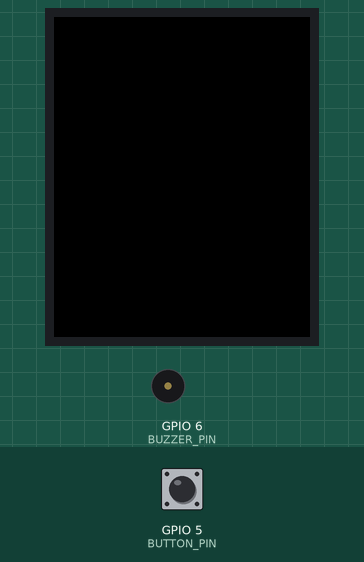
Simulated run of this sketch. Board: Seeed XIAO ESP32-S3. Shown: 160×128 colour display, buzzer (waves = sounding). The test bench sets the inputs (shaded band); at power-on: GPIO 5 (BUTTON_PIN) HIGH. Storage starts empty; the camera gives no picture.

Above: at 1.7 s.
1.8 s: GPIO 5 (BUTTON_PIN) pulled LOW for 0.15 s
At 3.0 s:
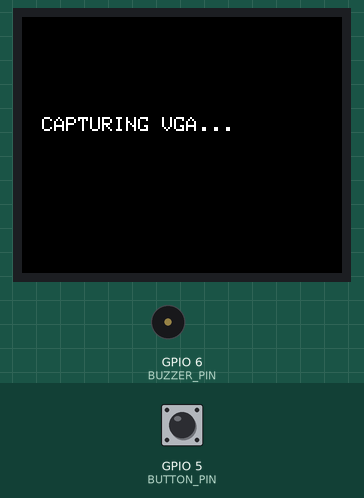
4.9 s: GPIO 5 (BUTTON_PIN) pulled LOW for 1 s
At 7.9 s:
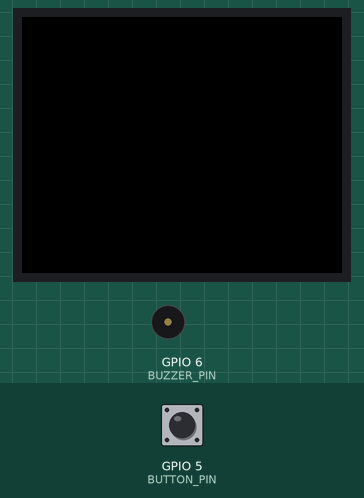
Timing chart, 0 to 9.4 s (numbered marks = the images above; inputs shaded):
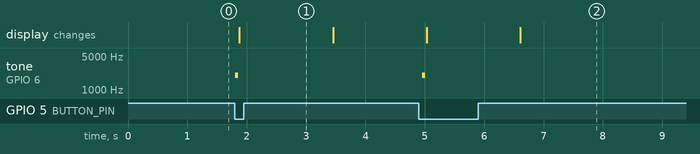

The sketch:

CamCode.ino
```cpp
#include "esp_camera.h"
#include <FS.h>
#include <SD.h>
#include <SPI.h>
#include <Adafruit_GFX.h>
#include <Adafruit_ST7735.h>

// --- Pins ---
#define TFT_CS         D3
#define TFT_RST        D0
#define TFT_DC         D1
#define SD_CS          21
#define BUTTON_PIN     D4
#define BUZZER_PIN     D5

// --- Camera Pins (XIAO ESP32-S3 Sense) ---
#define PWDN_GPIO_NUM     -1
#define RESET_GPIO_NUM    -1
#define XCLK_GPIO_NUM     10
#define SIOD_GPIO_NUM     40
#define SIOC_GPIO_NUM     39
#define Y9_GPIO_NUM       48
#define Y8_GPIO_NUM       11
#define Y7_GPIO_NUM       12
#define Y6_GPIO_NUM       14
#define Y5_GPIO_NUM       16
#define Y4_GPIO_NUM       18
#define Y3_GPIO_NUM       17
#define Y2_GPIO_NUM       15
#define VSYNC_GPIO_NUM    38
#define HREF_GPIO_NUM     47
#define PCLK_GPIO_NUM     13

Adafruit_ST7735 tft = Adafruit_ST7735(TFT_CS, TFT_DC, TFT_RST);

// --- Sound Helpers ---
void playShutterSound() {
  tone(BUZZER_PIN, 2000, 50);
  delay(50);
  noTone(BUZZER_PIN);
}

void playSuccessSound() {
  tone(BUZZER_PIN, 1500, 100);
  delay(120);
  tone(BUZZER_PIN, 2200, 150);
}

// --- Camera Manager ---
// This function handles the "Hard Reset" required to change buffer sizes
bool startCamera(pixformat_t format, framesize_t size, int fb_count) {
  esp_camera_deinit(); // Kill the current driver instance
  delay(50);

  camera_config_t config;
  config.ledc_channel = LEDC_CHANNEL_0;
  config.ledc_timer = LEDC_TIMER_0;
  config.pin_d0 = Y2_GPIO_NUM;
  config.pin_d1 = Y3_GPIO_NUM;
  config.pin_d2 = Y4_GPIO_NUM;
  config.pin_d3 = Y5_GPIO_NUM;
  config.pin_d4 = Y6_GPIO_NUM;
  config.pin_d5 = Y7_GPIO_NUM;
  config.pin_d6 = Y8_GPIO_NUM;
  config.pin_d7 = Y9_GPIO_NUM;
  config.pin_xclk = XCLK_GPIO_NUM;
  config.pin_pclk = PCLK_GPIO_NUM;
  config.pin_vsync = VSYNC_GPIO_NUM;
  config.pin_href = HREF_GPIO_NUM;
  config.pin_sccb_sda = SIOD_GPIO_NUM;
  config.pin_sccb_scl = SIOC_GPIO_NUM;
  config.pin_pwdn = PWDN_GPIO_NUM;
  config.pin_reset = RESET_GPIO_NUM;
  config.xclk_freq_hz = 10000000; // 10MHz for stability
  config.pixel_format = format;
  config.frame_size = size;
  config.fb_location = CAMERA_FB_IN_PSRAM;
  config.fb_count = fb_count;
  config.grab_mode = CAMERA_GRAB_LATEST;

  if (format == PIXFORMAT_JPEG) config.jpeg_quality = 12;

  return (esp_camera_init(&config) == ESP_OK);
}

void setup() {
  Serial.begin(115200);
  pinMode(BUTTON_PIN, INPUT_PULLUP);
  pinMode(BUZZER_PIN, OUTPUT);

  pinMode(TFT_CS, OUTPUT);
  pinMode(SD_CS, OUTPUT);
  digitalWrite(TFT_CS, HIGH);
  digitalWrite(SD_CS, HIGH);

  tft.initR(INITR_BLACKTAB);
  tft.setRotation(1);
  tft.fillScreen(ST7735_BLACK);

  if (!SD.begin(SD_CS)) {
    tft.println("SD Fail");
  }

  // Start initial viewfinder
  if (!startCamera(PIXFORMAT_RGB565, FRAMESIZE_QQVGA, 2)) {
    tft.println("Cam Init Fail");
  }
}

void loop() {
  // 1. Viewfinder Mode
  digitalWrite(SD_CS, HIGH);
  camera_fb_t * fb = esp_camera_fb_get();
  if (fb) {
    tft.startWrite();
    tft.setAddrWindow(0, 0, 160, 120);
    SPI.writeBytes((uint8_t*)fb->buf, fb->len);
    tft.endWrite();
    esp_camera_fb_return(fb);
  }

  // 2. Capture Mode
  if (digitalRead(BUTTON_PIN) == LOW) {
    playShutterSound();

    // UI Feedback
    tft.fillScreen(ST7735_BLACK); // Shutter blackout
    tft.setCursor(10, 50);
    tft.setTextColor(ST7735_WHITE);
    tft.print("CAPTURING VGA...");

    // Hard switch to JPEG VGA
    if (startCamera(PIXFORMAT_JPEG, FRAMESIZE_VGA, 1)) {
      // Allow sensor to stabilize after re-init
      delay(500);
      for(int i = 0; i < 5; i++) {
        camera_fb_t * dummy = esp_camera_fb_get();
        if (dummy) esp_camera_fb_return(dummy);
      }

      // Final Capture
      camera_fb_t * jpeg_fb = esp_camera_fb_get();
      if (jpeg_fb && jpeg_fb->buf[0] == 0xFF) {
        digitalWrite(TFT_CS, HIGH);
        digitalWrite(SD_CS, LOW);

        String path = "/IMG_" + String(millis()) + ".jpg";
        File file = SD.open(path.c_str(), FILE_WRITE);
        if (file) {
          file.write(jpeg_fb->buf, jpeg_fb->len);
          file.close();
          Serial.println("Saved: " + path);
          playSuccessSound();
        }
        digitalWrite(SD_CS, HIGH);
        esp_camera_fb_return(jpeg_fb);
      }
    }

    // Return to fast Viewfinder
    startCamera(PIXFORMAT_RGB565, FRAMESIZE_QQVGA, 2);
    tft.fillScreen(ST7735_BLACK);
    while(digitalRead(BUTTON_PIN) == LOW);
  }
}
```

Measured:
- after the input at 1.8 s, tone on GPIO 6 (BUZZER_PIN): silent → 2000 Hz at once, → silent 0.05 s later; the display: changes after 0.07 s (image 1)
- after the input at 4.9 s, tone on GPIO 6 (BUZZER_PIN): silent → 2000 Hz after 0.06 s, → silent 0.05 s later; the display: first changes after 0.13 s (image 2 shows a later state)
